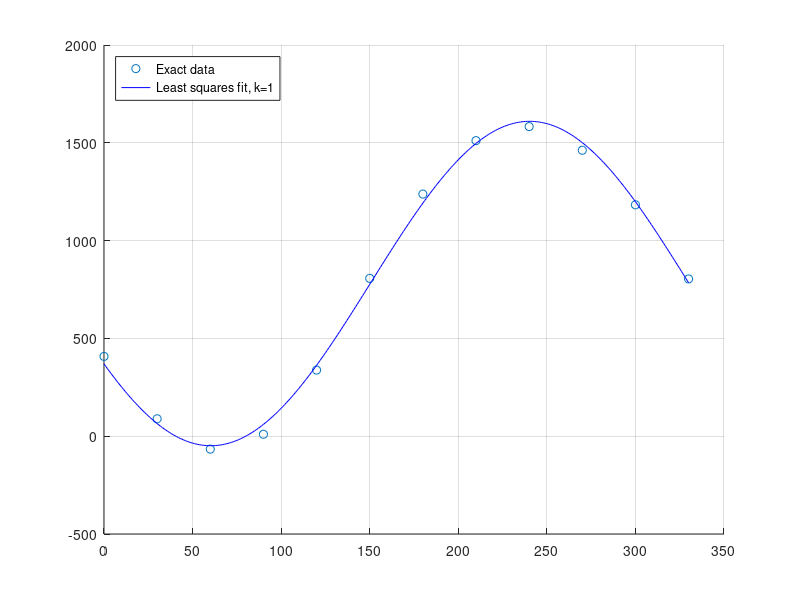
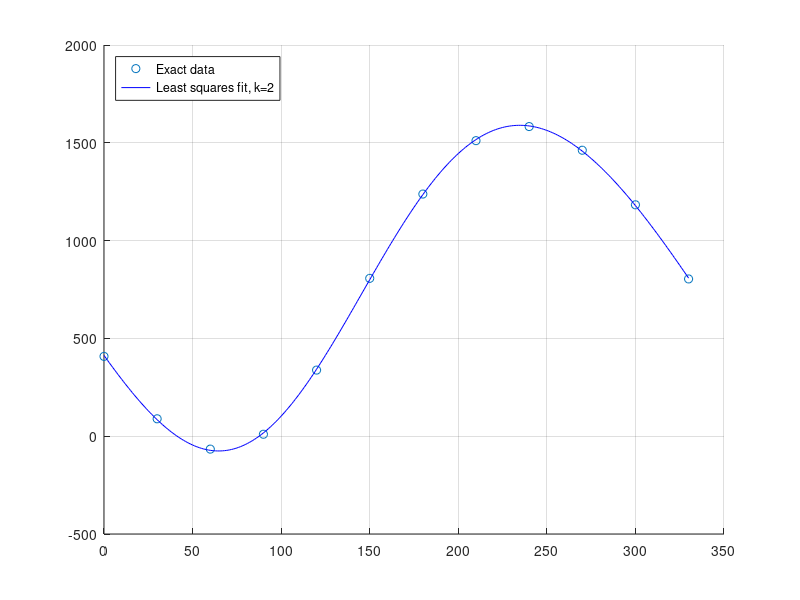
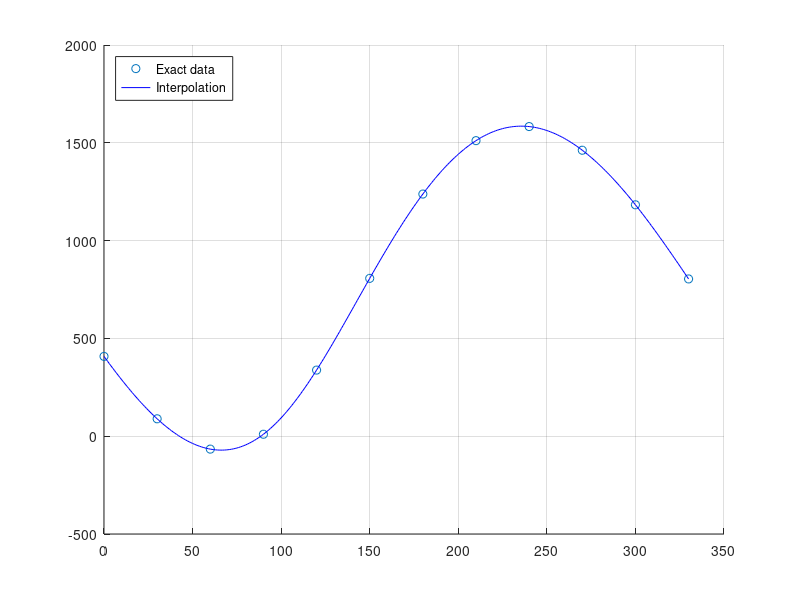

The MATLAB script that drew these images, in order:
% -------------------------------------------------------------------------
% This solves the first problem of project 1
% -------------------------------------------------------------------------
theta = [0:30:330]';
declination = [408 89  -66  10  338  807  1238  1511  1583  1462  1183  804 ]'; 
% Part a: Form A, y and x such that A'*A*x = A'*y
% Note k = 1
n = length(theta);
one_vec = ones(n,1);
A = [one_vec cos(2*pi*theta/360) sin(2*pi*theta/360)];
y  = declination;
x = (A'*A)\(A'*y);
figure
scatter(theta, declination,'r*')
hold on
theta_plot = [0:1:330]';
B = [ones(length(theta_plot),1) cos(2*pi*theta_plot/360) sin(2*pi*theta_plot/360)];
plot(theta_plot,B*x,'b')
grid on
legend('Exact data', 'Least squares fit, k=1','Location','northwest')
% -------------------------------------------------------------------------
% Part b: Form A, y and x such that A'*A*x = A'*y
% Note k = 2
A = [one_vec cos(2*pi*theta/360) sin(2*pi*theta/360) cos(4*pi*theta/360) sin(4*pi*theta/360)];
y  = declination;
x = (A'*A)\(A'*y);
figure
scatter(theta, declination,'r*')
hold on
theta_p = [0:1:330]';
B = [ones(length(theta_p),1) cos(2*pi*theta_p/360) sin(2*pi*theta_p/360) ...
    cos(4*pi*theta_p/360) sin(4*pi*theta_p/360)];
plot(theta_plot,B*x,'b')
grid on
legend('Exact data', 'Least squares fit, k=2','Location','northwest')
% -------------------------------------------------------------------------
% Part c: Form A, y and x such that A'*A*x = A'*y
% Note k = 12
% Form A by iteration
A = zeros(12,12);
A(:,1)= one_vec;
for i = 1:5
   A(:,2*i:2*i+1) =[cos(2*i*pi*theta/360) sin(2*i*pi*theta/360)];
end
A(:,12)= cos(12*pi*theta/360) ;
y  = declination;
x = (A)\(y);
figure
scatter(theta, declination,'r*')
hold on
theta_p = [0:1:330]';
B = zeros(length(theta_p),12);
B(:,1)=ones(length(theta_p),1);
for i = 1:5
   B(:,2*i:2*i+1) =[cos(2*i*pi*theta_p/360) sin(2*i*pi*theta_p/360)];
end
B(:,12)= cos(12*pi*theta_p/360) ;
plot(theta_p,B*x,'b')
grid on
legend('Exact data', 'Interpolation','Location','northwest')
